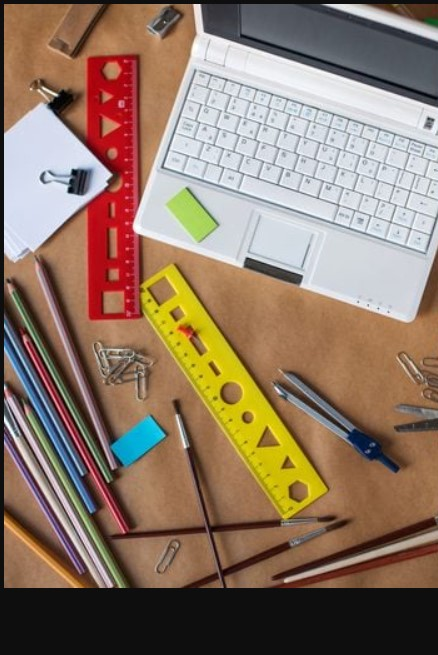
#> input picture Final Task Submission/Shranya_Gupta_1st_CSE/virtual_drawing/image1.jpg, 438 x 655 px
$ python main.py
#> lines starting #> are read from the running program, lines starting #| are printed output that depends on the picture; after the words box and inside, x2 and y2 are one past the last pixel; in counts of white or black regions, pixels touching at a corner belong together
import cv2
import numpy as np
#Using pre-downloaded images for stacking and comparing
img1 = cv2.imread('image1.jpg')
#> img1 is the input picture: shape (655, 438, 3); mean B, G, R 102.4, 119.7, 141.6
img2 = cv2.imread('image2.jpg')
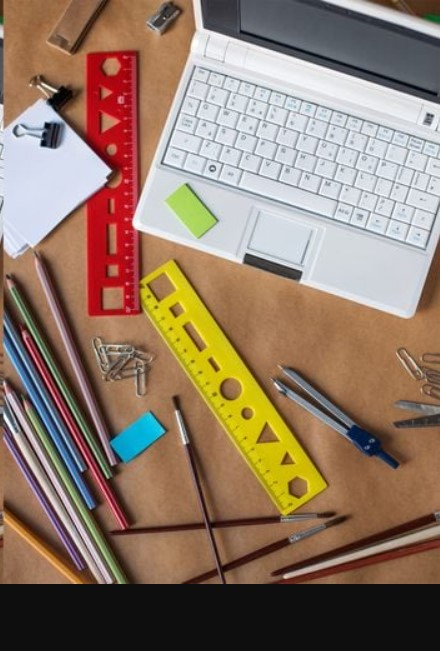
#> input picture Final Task Submission/Shranya_Gupta_1st_CSE/virtual_drawing/image2.jpg, 440 x 651 px
#> img2 is the input picture: shape (651, 440, 3); mean B, G, R 103.7, 121.3, 143.5
#Resizing the images
img1 = cv2.resize(img1, (640,640))
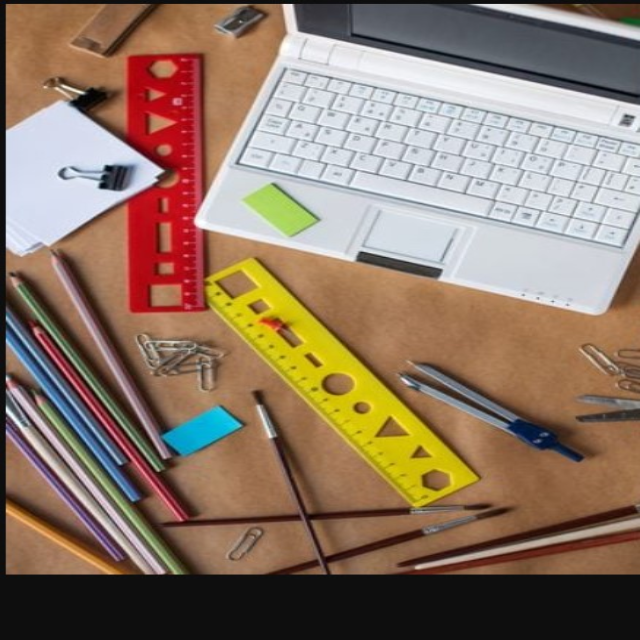
#> img1: shape (640, 640, 3); mean B, G, R 102.3, 119.6, 141.5
img2 = cv2.resize(img2, (640,640))
#> img2: shape (640, 640, 3)
#Stacking the images
img_stacked = np.hstack([img1, img2])
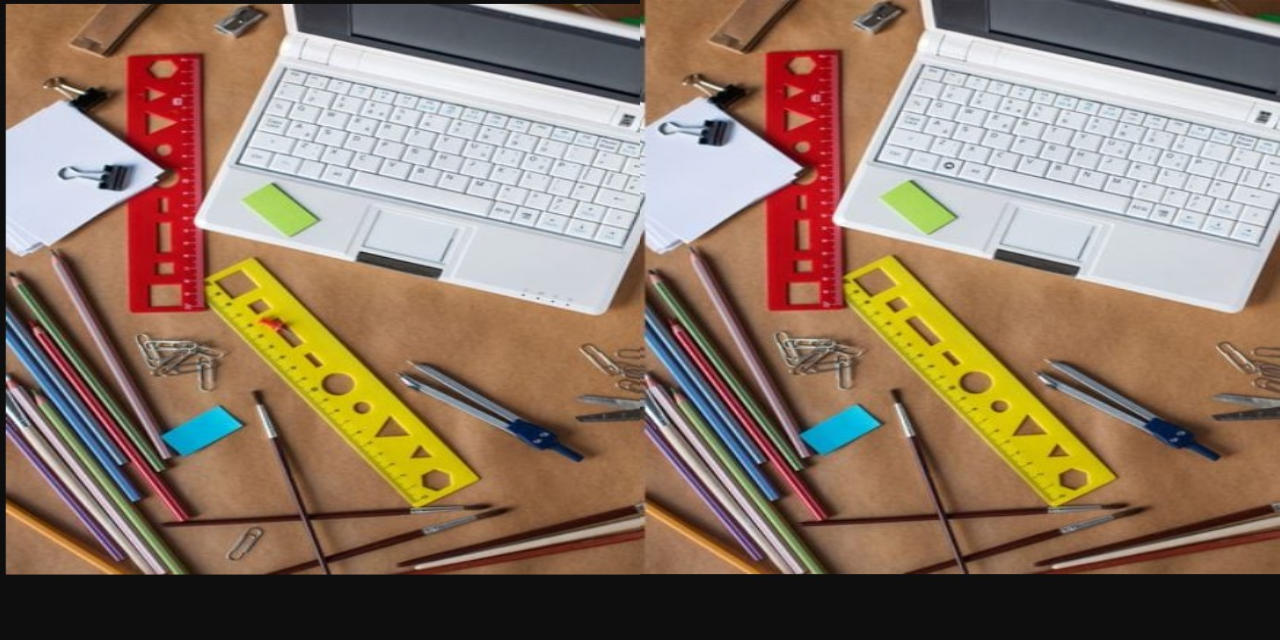
#> img_stacked: shape (640, 1280, 3); mean B, G, R 103, 120.4, 142.5

#Answer image
img3 = cv2.imread('image3.jpg')
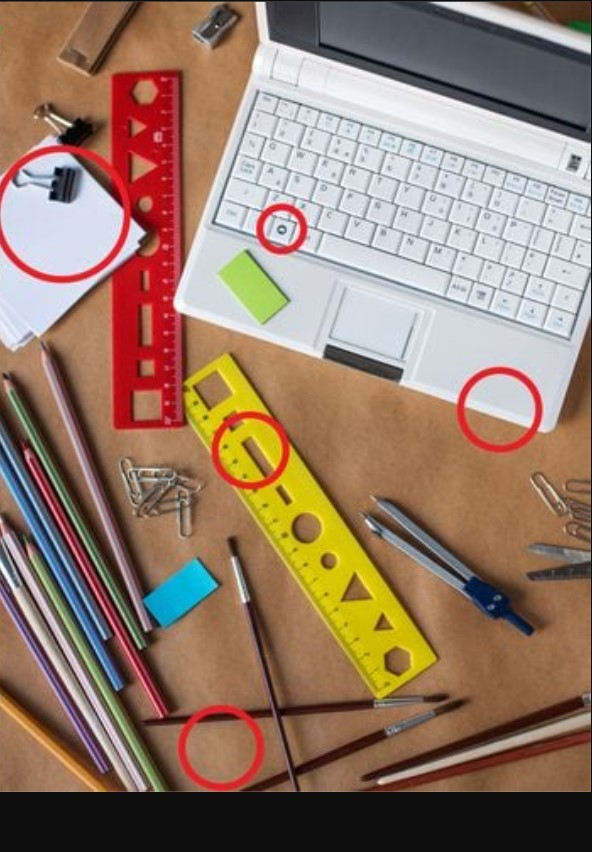
#> input picture Final Task Submission/Shranya_Gupta_1st_CSE/virtual_drawing/image3.jpg, 592 x 852 px
#> img3 is the input picture: shape (852, 592, 3); mean B, G, R 105, 122.6, 148.7
img4 = cv2.resize(img3,(640,640))
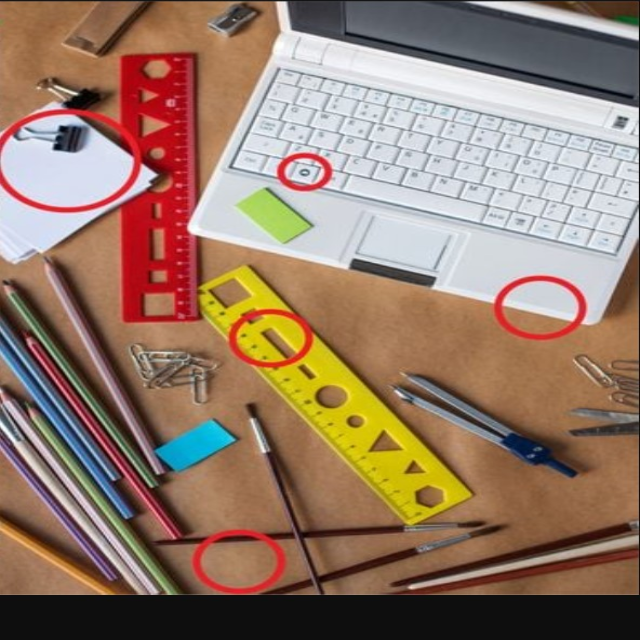
#> img4: shape (640, 640, 3); mean B, G, R 104.9, 122.5, 148.6
cv2.putText(img1,'Press "A" to reveal the answer' , (50,600),cv2.FONT_HERSHEY_COMPLEX,0.7,(255,255,255),2,0)
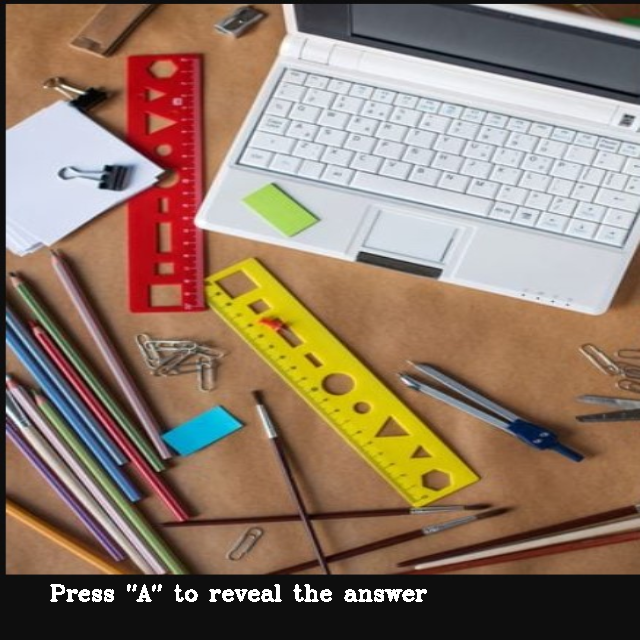
#> img1: shape (640, 640, 3); 0.63% of pixels changed, all inside (x1, y1, x2, y2) = (50, 584, 427, 602)
cv2.putText(img2,'Press "Q" to quit the window' , (100,600),cv2.FONT_HERSHEY_COMPLEX,0.7,(255,255,255),2,0)
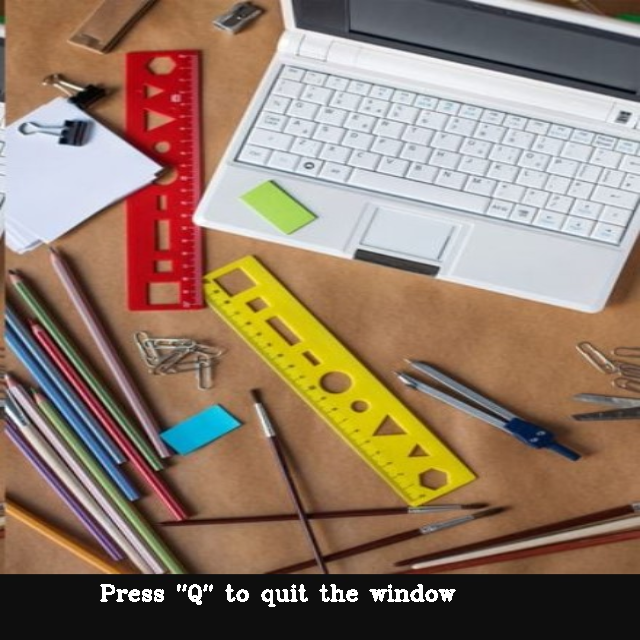
#> img2: shape (640, 640, 3); mean B, G, R 105.1, 122.7, 144.9

# Defining global variables
drawing = False #Creating a flag named drawing
start_point = (-1, -1)
color = (0 , 0 , 0)  #Initial color of rectangle is black

# Mouse callback function
def draw_rectangle(event, x, y, flags, param):
    global start_point, drawing, color
    #Changing the flag value and start_point
    if event == cv2.EVENT_LBUTTONDOWN:
        drawing = True
        start_point = (x, y)
    # Draw a rectangle while pressing and moving the mouse button
    elif event == cv2.EVENT_MOUSEMOVE:
        if drawing:
            img_copy = img1.copy()
            cv2.rectangle(img_copy, start_point, (x, y), color , 3)
            cv2.imshow('image', img_stacked)
    #Releasing the left button
    elif event == cv2.EVENT_LBUTTONUP:
        drawing = False
        cv2.rectangle(img1, start_point, (x, y), color , 3)
        cv2.imshow('image', img_stacked)

#Creating and resizing a window
cv2.namedWindow('image')
cv2.resizeWindow('image',640,480)

#Calling function
cv2.setMouseCallback('image', draw_rectangle)

# Trackbar callback function
def nothing(x):
    pass

# Create trackbars for color selection
cv2.createTrackbar('Red', 'image', 0, 255, nothing)
cv2.createTrackbar('Green', 'image', 0, 255, nothing)
cv2.createTrackbar('Blue', 'image', 0, 255, nothing)

while True:
    # Get current positions of trackbars
    r = cv2.getTrackbarPos('Red', 'image')
    g = cv2.getTrackbarPos('Green', 'image')
    b = cv2.getTrackbarPos('Blue', 'image')
    color = (b, g, r)
    #Stacking and displaying images
    img_stacked = np.hstack([img1, img2])
    cv2.imshow('image', img_stacked)
    key = cv2.waitKey(1) & 0xFF
#> (key Q is pressed here)
    #Displaying answer window
    if key == ord('A'):
        cv2.imshow('image3.jpg', img4)
    #Quitting from running program
    elif key == ord('Q'):
        break


cv2.destroyAllWindows()
